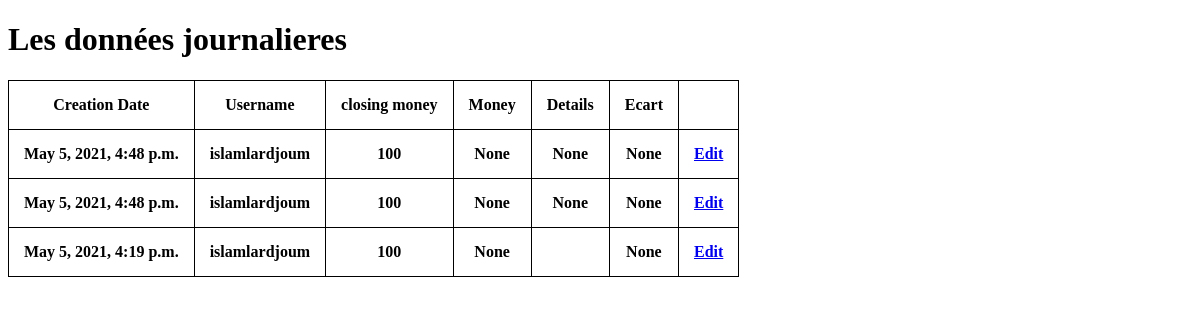
The app's page /cloture/visualiser/ (signed in), older data.
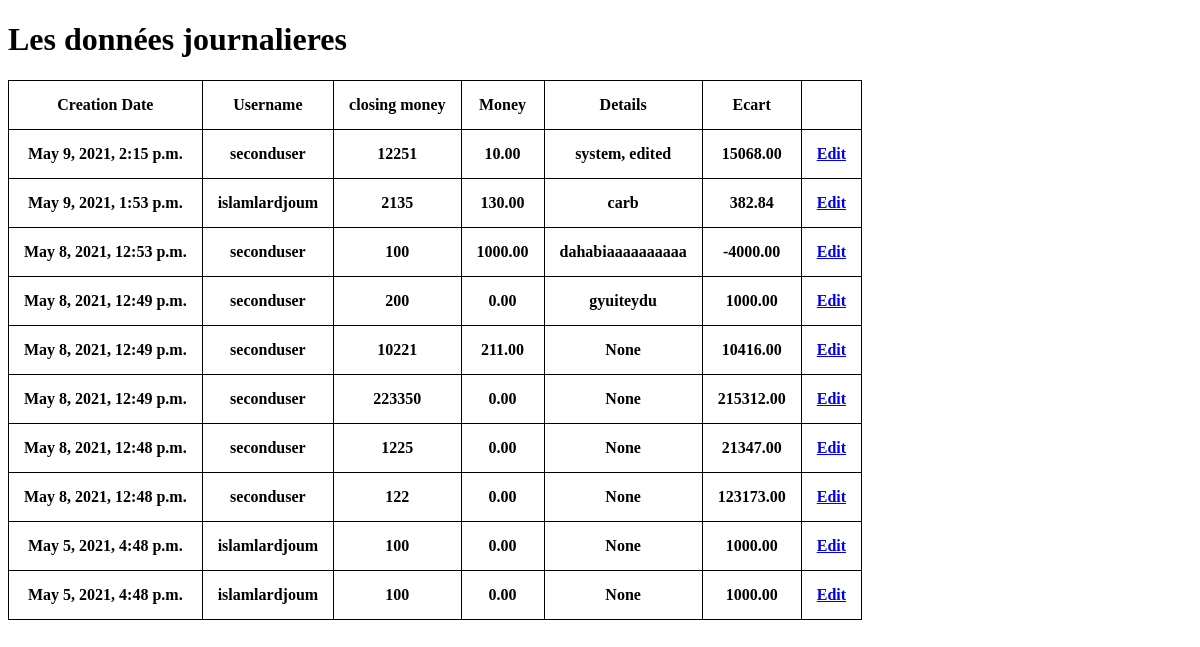
The same page, newer data.
### cloture/models.py (models this page shows)
class Closure(models.Model):
	creation_date = models.DateTimeField(auto_now_add=True)
	username = models.ForeignKey(User, on_delete=models.CASCADE)
	start_money = models.IntegerField()
	closure_money = models.IntegerField()
	closure_paper = models.IntegerField()
	money = models.DecimalField(decimal_places=2, max_digits=8, null=True, blank=True, default=0)
	details = models.CharField(max_length=200, blank=True, null=True)
	wasfa = models.DecimalField(decimal_places=2, max_digits=8, blank=True, null=True, default=0)
	real_money = models.DecimalField(decimal_places=2, max_digits=8, null=True, blank=True)
	ecart = models.DecimalField(decimal_places=2, max_digits=8, null=True, blank=True)

### cloture/views.py (the view)
# urls.py: path('visualiser/', showData, name="visualiser" ),
@login_required(login_url='login')
def showData(request):
	some_data = Closure.objects.all().order_by('-id')[:10]
	context = {
		'datas' : some_data
	}
	return render(request,'visualiser.html', context)

### cloture/templates/visualiser.html (shortened to what this page needs)
<!DOCTYPE html>
<html>
<head>
</head>
<body>
	<h1> Les données journalieres </h1>
	<table>
		<tr>
			<th>Creation Date</th>
			<th> Username</th>
			<th>closing money</th>
			<th> Money</th>
			<th>Details</th>
			<th>Ecart</th>
		</tr>
		{% for data in datas %}
		<tr id="{{data.id}}">
			<th>{{data.creation_date}}</th>
			<th>{{data.username}}</th>
			<th>{{data.closure_money}}</th>
			<th>{{data.money}}</th>
			<th>{{data.details}}</th>
			<th>{{data.ecart}}</th>
			<th><a href="{% url 'editus' data.id %}">Edit</a></th>
		</tr>
		{% endfor %}
	</table>
</body>
</html>

### cloture/templates/visualiser.html (style rules this page uses)
table, th, td { border:1px solid black; border-collapse: collapse; padding: 15px }

Row changes from the older to the newer data that the page shows:
no longer on this page (row edited): Closure: creation_date "May 5, 2021, 4:19 p.m.", username "islamlardjoum", closure_money "100", money "None", ecart "None"
added Closure: creation_date "May 9, 2021, 2:15 p.m.", username "seconduser", closure_money "12251", money "10.00", details "system, edited", ecart "15068.00"
added Closure: creation_date "May 9, 2021, 1:53 p.m.", username "islamlardjoum", closure_money "2135", money "130.00", details "carb", ecart "382.84"
added Closure: creation_date "May 8, 2021, 12:53 p.m.", username "seconduser", closure_money "100", money "1000.00", details "dahabiaaaaaaaaaa", ecart "-4000.00"
added Closure: creation_date "May 8, 2021, 12:49 p.m.", username "seconduser", closure_money "200", money "0.00", details "gyuiteydu", ecart "1000.00"
added Closure: creation_date "May 8, 2021, 12:49 p.m.", username "seconduser", closure_money "10221", money "211.00", details "None", ecart "10416.00"
added Closure: creation_date "May 8, 2021, 12:49 p.m.", username "seconduser", closure_money "223350", money "0.00", details "None", ecart "215312.00"
added Closure: creation_date "May 8, 2021, 12:48 p.m.", username "seconduser", closure_money "1225", money "0.00", details "None", ecart "21347.00"
added Closure: creation_date "May 8, 2021, 12:48 p.m.", username "seconduser", closure_money "122", money "0.00", details "None", ecart "123173.00"
changed Closure (number 9 of 10 on the later page): money "None" → "0.00"; ecart "None" → "1000.00"
changed Closure (number 10 of 10 on the later page): money "None" → "0.00"; ecart "None" → "1000.00"
